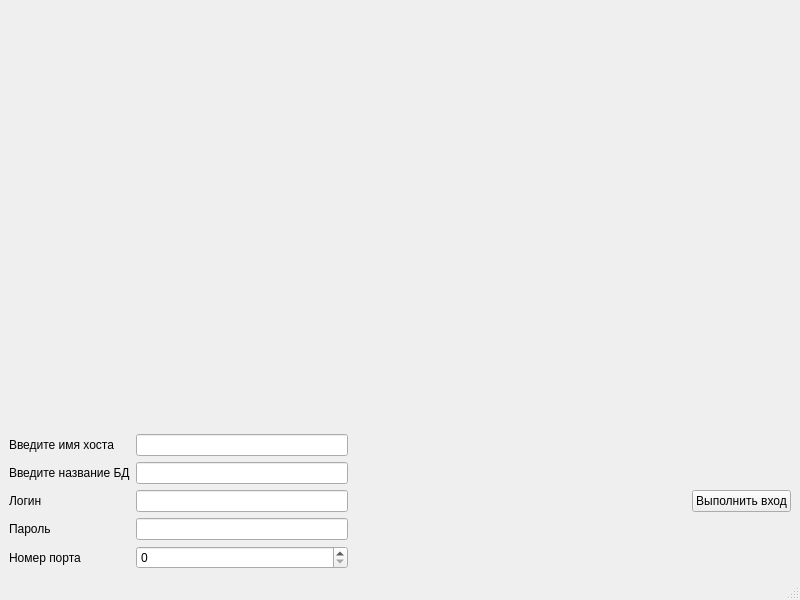
<?xml version="1.0" encoding="UTF-8"?>
<ui version="4.0">
 <class>Dialog_anwer</class>
 <widget class="QMainWindow" name="Dialog_anwer">
  <property name="geometry">
   <rect>
    <x>0</x>
    <y>0</y>
    <width>800</width>
    <height>600</height>
   </rect>
  </property>
  <property name="windowTitle">
   <string>MainWindow</string>
  </property>
  <widget class="QWidget" name="centralwidget">
   <layout class="QGridLayout" name="gridLayout_3">
    <item row="3" column="2">
     <widget class="QPushButton" name="pushButton">
      <property name="text">
       <string>Выполнить вход</string>
      </property>
     </widget>
    </item>
    <item row="2" column="2">
     <spacer name="verticalSpacer_4">
      <property name="orientation">
       <enum>Qt::Orientation::Vertical</enum>
      </property>
      <property name="sizeHint" stdset="0">
       <size>
        <width>20</width>
        <height>40</height>
       </size>
      </property>
     </spacer>
    </item>
    <item row="0" column="2">
     <spacer name="verticalSpacer_2">
      <property name="orientation">
       <enum>Qt::Orientation::Vertical</enum>
      </property>
      <property name="sizeHint" stdset="0">
       <size>
        <width>20</width>
        <height>40</height>
       </size>
      </property>
     </spacer>
    </item>
    <item row="1" column="2">
     <spacer name="verticalSpacer_3">
      <property name="orientation">
       <enum>Qt::Orientation::Vertical</enum>
      </property>
      <property name="sizeHint" stdset="0">
       <size>
        <width>20</width>
        <height>40</height>
       </size>
      </property>
     </spacer>
    </item>
    <item row="3" column="0">
     <layout class="QGridLayout" name="gridLayout">
      <item row="0" column="1">
       <widget class="QLineEdit" name="le_host"/>
      </item>
      <item row="1" column="1">
       <widget class="QLineEdit" name="le_pas"/>
      </item>
      <item row="0" column="0">
       <widget class="QLabel" name="label">
        <property name="text">
         <string>Введите имя хоста</string>
        </property>
       </widget>
      </item>
      <item row="1" column="0">
       <widget class="QLabel" name="label_2">
        <property name="text">
         <string>Введите название БД</string>
        </property>
       </widget>
      </item>
      <item row="2" column="0">
       <widget class="QLabel" name="label_3">
        <property name="text">
         <string>Логин</string>
        </property>
       </widget>
      </item>
      <item row="4" column="0">
       <widget class="QLabel" name="label_5">
        <property name="text">
         <string>Номер порта</string>
        </property>
       </widget>
      </item>
      <item row="4" column="1">
       <widget class="QSpinBox" name="spB_port"/>
      </item>
      <item row="2" column="1">
       <widget class="QLineEdit" name="le_log"/>
      </item>
      <item row="3" column="0">
       <widget class="QLabel" name="label_4">
        <property name="text">
         <string>Пароль</string>
        </property>
       </widget>
      </item>
      <item row="3" column="1">
       <widget class="QLineEdit" name="le_BD"/>
      </item>
     </layout>
    </item>
    <item row="3" column="1">
     <spacer name="horizontalSpacer">
      <property name="orientation">
       <enum>Qt::Orientation::Horizontal</enum>
      </property>
      <property name="sizeHint" stdset="0">
       <size>
        <width>40</width>
        <height>20</height>
       </size>
      </property>
     </spacer>
    </item>
   </layout>
  </widget>
  <widget class="QMenuBar" name="menubar">
   <property name="geometry">
    <rect>
     <x>0</x>
     <y>0</y>
     <width>800</width>
     <height>21</height>
    </rect>
   </property>
  </widget>
  <widget class="QStatusBar" name="statusbar"/>
 </widget>
 <tabstops>
  <tabstop>le_host</tabstop>
  <tabstop>le_pas</tabstop>
  <tabstop>le_log</tabstop>
  <tabstop>le_BD</tabstop>
  <tabstop>spB_port</tabstop>
 </tabstops>
 <resources/>
 <connections/>
</ui>
